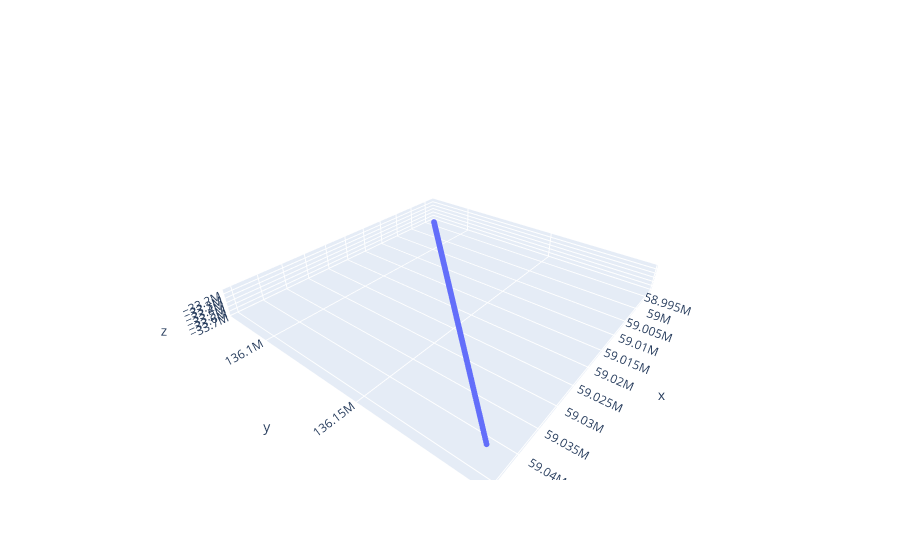

Notebook code for this chart:
### Code cell
fig = go.Figure(go.Scatter3d(
    z = df['ECI_sun_x'],
    y = df['ECI_sun_y'],
    x = df['ECI_sun_z'],
    
    marker = dict(
        #color = 'rgb(128, 128, 128)',
        size = 2,
        symbol = 'circle'
    )
))

fig.update_layout(
    scene = {
        "xaxis": {"nticks": 20},
        "yaxis": {"nticks": 4},
        "camera_eye": {"x": 1, "y": 0.8, "z": 0.8},
        "aspectratio": {"x": 1, "y": 1, "z": 0.1}
    }
)

fig.show()

### Figure 1 — Plotly figure (JSON) as saved in the notebook; plotly's stock layout.template omitted (floating-point values rounded to 4 significant figures; data arrays with more than 128 entries replaced by an {"elided": "..."} marker saying what was removed)
{"data": [{"marker": {"size": 2, "symbol": "circle"}, "type": "scatter3d", "x": {"elided": "201 float values"}, "y": {"elided": "201 float values"}, "z": {"elided": "201 float values"}}], "layout": {"scene": {"aspectratio": {"x": 1, "y": 1, "z": 0.1}, "camera": {"eye": {"x": 1, "y": 0.8, "z": 0.8}}, "xaxis": {"nticks": 20}, "yaxis": {"nticks": 4}}}}
